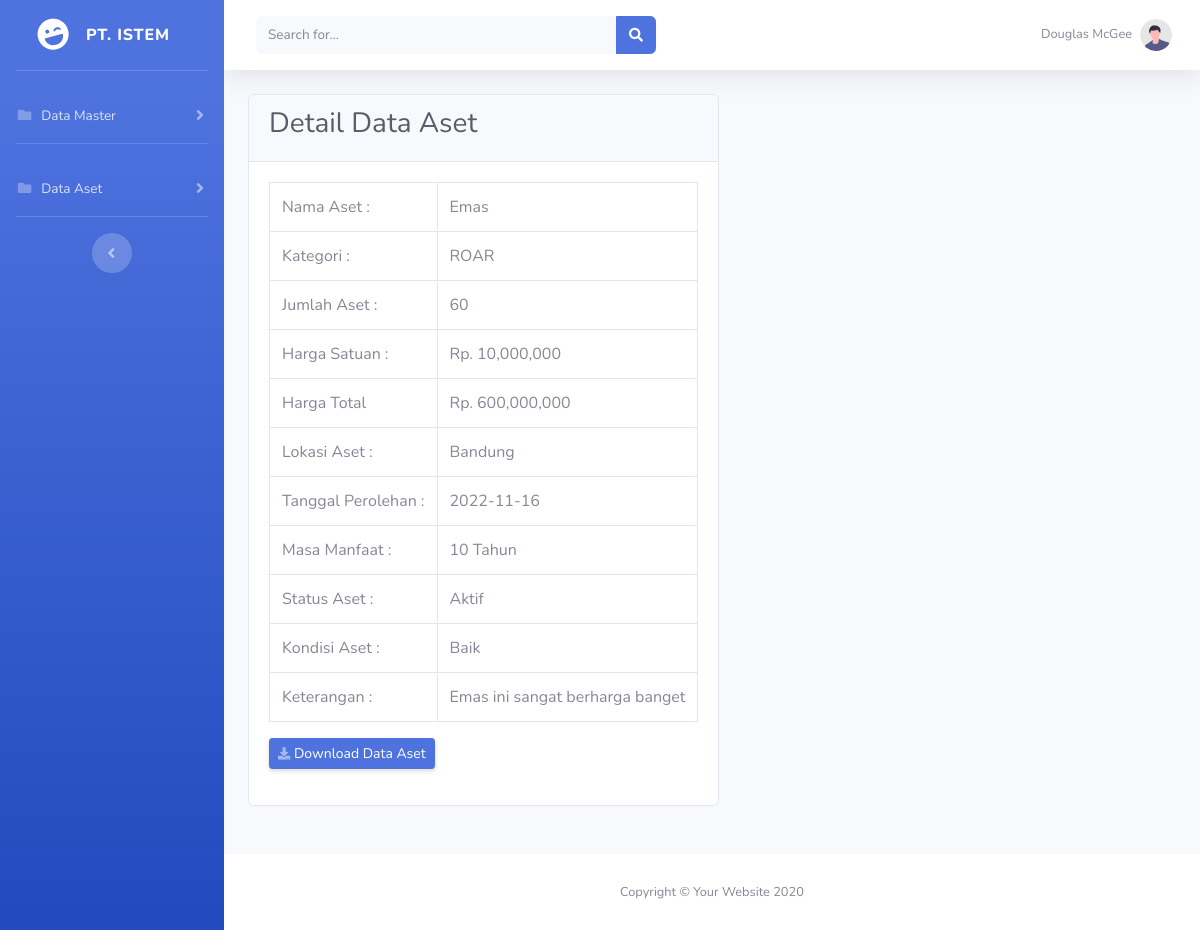
/aset/views-aset.php?id_aset=14, run on the app's committed database.
### tables this page shows
CREATE TABLE `tb_aset` (
  `id_aset` int(11) NOT NULL,
  `id_kategori` int(11) NOT NULL,
  `id_lokasi` int(11) NOT NULL,
  `nama_aset` varchar(50) NOT NULL,
  `keterangan` text NOT NULL,
  `jumlah_aset` int(11) NOT NULL,
  `tgl_peroleh` date NOT NULL,
  `masa_manfaat` int(15) NOT NULL,
  `harga_peroleh` int(11) NOT NULL,
  `status_aset` varchar(11) NOT NULL,
  `kondisi_aset` varchar(20) NOT NULL
);

CREATE TABLE `tb_kategori` (
  `id_kategori` int(11) NOT NULL,
  `kode_kategori` varchar(11) NOT NULL,
  `kategori_barang` varchar(50) NOT NULL,
  `terakhir_update` timestamp NOT NULL DEFAULT current_timestamp() ON UPDATE current_timestamp()
);

CREATE TABLE `tb_lokasi` (
  `id_lokasi` int(11) NOT NULL,
  `nama_lokasi` varchar(50) NOT NULL,
  `terakhir_update` timestamp NOT NULL DEFAULT current_timestamp() ON UPDATE current_timestamp()
);

### function.php (called while the page is built, shortened)
<?php
$conn = mysqli_connect("localhost", "root", "", "aset");
function query($query) {
    global $conn;
    $result = mysqli_query($conn, $query);
    $box = [];
    while ( $shape = mysqli_fetch_assoc($result) ) {
        $box[] = $shape;
    }
    return $box;
}
?>

### aset/views-aset.php (the view, shortened to what this page needs)
<?php
require "../function.php";
$id_aset = $_GET['id_aset'];
$barang = query("SELECT * FROM tb_aset JOIN tb_kategori JOIN tb_lokasi WHERE id_aset = $id_aset")[0];
?>
<!DOCTYPE html>
<html lang="en">
  <head>
    <link href="../vendor/fontawesome-free/css/all.min.css" rel="stylesheet" type="text/css" />
    <link href="../css/sb-admin-2.min.css" rel="stylesheet" />
  </head>
  <body id="page-top">
    <div id="wrapper">
      <ul class="navbar-nav bg-gradient-primary sidebar sidebar-dark accordion" id="accordionSidebar">
        <a class="sidebar-brand d-flex align-items-center justify-content-center" href="../index.php">
          <div class="sidebar-brand-icon rotate-n-15">
            <i class="fas fa-laugh-wink"></i>
          </div>
          <div class="sidebar-brand-text mx-3">PT. ISTEM</div>
        </a>
        <hr class="sidebar-divider" />
        <li class="nav-item">
          <a class="nav-link collapsed" href="#" data-toggle="collapse" data-target="#collapsePages" aria-expanded="true" aria-controls="collapsePages">
            <i class="fas fa-fw fa-folder"></i>
            <span>Data Master</span>
          </a>
          </li>
          <hr class="sidebar-divider d-none d-md-block" />
          <li class="nav-item">
            <a class="nav-link collapsed" href="#" data-toggle="collapse" data-target="#collapseAset" aria-expanded="true" aria-controls="collapseAset">
              <i class="fas fa-fw fa-folder"></i>
              <span>Data Aset</span>
            </a>
        </li>
        <hr class="sidebar-divider d-none d-md-block" />
        <div class="text-center d-none d-md-inline">
          <button class="rounded-circle border-0" id="sidebarToggle"></button>
        </div>
      </ul>
      <div id="content-wrapper" class="d-flex flex-column">
        <div id="content">
          <nav class="navbar navbar-expand navbar-light bg-white topbar mb-4 static-top shadow">
            <form class="d-none d-sm-inline-block form-inline mr-auto ml-md-3 my-2 my-md-0 mw-100 navbar-search">
              <div class="input-group">
                <input type="text" class="form-control bg-light border-0 small" placeholder="Search for..." aria-label="Search" aria-describedby="basic-addon2" />
                <div class="input-group-append">
                  <button class="btn btn-primary" type="button">
                    <i class="fas fa-search fa-sm"></i>
                  </button>
                </div>
              </div>
            </form>
            <ul class="navbar-nav ml-auto">
              <li class="nav-item dropdown no-arrow">
                <a class="nav-link dropdown-toggle" href="#" id="userDropdown" role="button" data-toggle="dropdown" aria-haspopup="true" aria-expanded="false">
                  <span class="mr-2 d-none d-lg-inline text-gray-600 small">Douglas McGee</span>
                  <img class="img-profile rounded-circle" src="img/undraw_profile.svg" />
                </a>
              </li>
            </ul>
          </nav>
          <div class="container-fluid">
            <div class="d-sm-flex align-items-center justify-content-between mb-4">
              <div class="mb-4 text-gray-800">
                <div class="card">
                  <div class="card-header">
                    <h3>Detail Data Aset</h3>
                  </div>
                  <div class="card-body">
                    <table class="table table-bordered" id="dataTable" width="100%" cellspacing="0">
                        <tr>
                            <td>Nama Aset :</td>
                            <td><?php echo $barang["nama_aset"]; ?></td>
                        </tr>
                        <tr>
                            <td>Kategori :</td>
                            <td><?php echo $barang["kategori_barang"]; ?></td>
                        </tr>
                        <tr>
                            <td>Jumlah Aset :</td>
                            <td><?php echo $barang["jumlah_aset"]; ?></td>
                        </tr>
                        <tr>
                            <td>Harga Satuan :</td>
                            <td>Rp. <?php echo number_format($barang["harga_peroleh"]); ?></td>
                        </tr>
                        <?php
                          $harga_satuan = $barang["harga_peroleh"];
                          $jumlah = $barang["jumlah_aset"];
                          $harga_total = $harga_satuan * $jumlah;
                        ?>
                        <tr>
                          <td>Harga Total</td>
                          <td>Rp. <?php echo number_format($harga_total); ?></td>
                        </tr>
                        <tr>
                            <td>Lokasi Aset :</td>
                            <td><?php echo $barang["nama_lokasi"]; ?></td>
                        </tr>
                        <tr>
                            <td>Tanggal Perolehan :</td>
                            <td><?php echo $barang["tgl_peroleh"]; ?></td>
                        </tr>
                        <tr>
                            <td>Masa Manfaat :</td>
                            <td><?php echo $barang["masa_manfaat"]; ?> Tahun</td>
                        </tr>
                        <tr>
                            <td> Status Aset :</td>
                            <td><?php echo $barang["status_aset"]; ?></td>
                        </tr>
                        <tr>
                            <td>Kondisi Aset :</td>
                            <td><?php echo $barang["kondisi_aset"]; ?></td>
                        </tr>
                        <tr>
                            <td>Keterangan :</td>
                            <td><?php echo $barang["keterangan"]; ?></td>
                        </tr>
                    </table>
                    <a href="add-aset.php" class="d-none d-sm-inline-block btn btn-sm btn-primary shadow-sm mb-3"><i class="fas fa-download fa-sm text-white-50"></i> Download Data Aset </a>
                  </div>
                </div>
              </div>
            </div>
          </div>
        </div>
        <footer class="sticky-footer bg-white">
          <div class="container my-auto">
            <div class="copyright text-center my-auto">
              <span>Copyright &copy; Your Website 2020</span>
            </div>
          </div>
        </footer>
      </div>
    </div>
  </body>
</html>

### data on the page
tb_aset: nama_aset "Emas", jumlah_aset "60", harga_peroleh "10,000,000", harga_total "600,000,000", tgl_peroleh "2022-11-16", masa_manfaat "10", status_aset "Aktif", kondisi_aset "Baik", keterangan "Emas ini sangat berharga banget"
tb_kategori: kategori_barang "ROAR"
tb_lokasi: nama_lokasi "Bandung"
